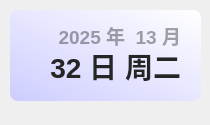
<?xml version="1.0" encoding="UTF-8"?>
<ui version="4.0">
 <class>Form</class>
 <widget class="QWidget" name="Form">
  <property name="geometry">
   <rect>
    <x>0</x>
    <y>0</y>
    <width>210</width>
    <height>125</height>
   </rect>
  </property>
  <property name="minimumSize">
   <size>
    <width>0</width>
    <height>0</height>
   </size>
  </property>
  <property name="maximumSize">
   <size>
    <width>16777215</width>
    <height>65536</height>
   </size>
  </property>
  <property name="windowTitle">
   <string>时间</string>
  </property>
  <widget class="QLabel" name="date_text">
   <property name="geometry">
    <rect>
     <x>20</x>
     <y>20</y>
     <width>161</width>
     <height>31</height>
    </rect>
   </property>
   <property name="font">
    <font>
     <family>Microsoft YaHei UI</family>
     <pointsize>14</pointsize>
     <bold>true</bold>
    </font>
   </property>
   <property name="styleSheet">
    <string notr="true">color: rgba(0, 0, 0, 90);
font-weight: bold;</string>
   </property>
   <property name="text">
    <string>2025 年  13 月</string>
   </property>
   <property name="textFormat">
    <enum>Qt::TextFormat::PlainText</enum>
   </property>
   <property name="alignment">
    <set>Qt::AlignmentFlag::AlignRight|Qt::AlignmentFlag::AlignTrailing|Qt::AlignmentFlag::AlignVCenter</set>
   </property>
  </widget>
  <widget class="QLabel" name="day_text">
   <property name="geometry">
    <rect>
     <x>30</x>
     <y>40</y>
     <width>151</width>
     <height>51</height>
    </rect>
   </property>
   <property name="font">
    <font>
     <family>Microsoft YaHei UI</family>
     <pointsize>21</pointsize>
     <bold>true</bold>
    </font>
   </property>
   <property name="styleSheet">
    <string notr="true">border: none;
color: rgba(37, 37, 37, 255);
font-weight: bold</string>
   </property>
   <property name="text">
    <string>32 日 周二</string>
   </property>
   <property name="textFormat">
    <enum>Qt::TextFormat::PlainText</enum>
   </property>
   <property name="alignment">
    <set>Qt::AlignmentFlag::AlignRight|Qt::AlignmentFlag::AlignTrailing|Qt::AlignmentFlag::AlignVCenter</set>
   </property>
  </widget>
  <widget class="QLabel" name="backgnd">
   <property name="geometry">
    <rect>
     <x>10</x>
     <y>10</y>
     <width>191</width>
     <height>91</height>
    </rect>
   </property>
   <property name="styleSheet">
    <string notr="true">background-color: qlineargradient(spread:pad, x1:0, y1:1, x2:1, y2:0, stop:0 rgba(205, 205, 255, 255), stop:1 rgba(255, 255, 255, 255));
border-radius: 8px</string>
   </property>
   <property name="text">
    <string/>
   </property>
  </widget>
  <widget class="QLabel" name="img">
   <property name="geometry">
    <rect>
     <x>10</x>
     <y>10</y>
     <width>91</width>
     <height>91</height>
    </rect>
   </property>
   <property name="styleSheet">
    <string notr="true"/>
   </property>
   <property name="pixmap">
    <pixmap>img/1.png</pixmap>
   </property>
   <property name="scaledContents">
    <bool>true</bool>
   </property>
  </widget>
  <zorder>backgnd</zorder>
  <zorder>img</zorder>
  <zorder>date_text</zorder>
  <zorder>day_text</zorder>
 </widget>
 <resources/>
 <connections/>
</ui>
